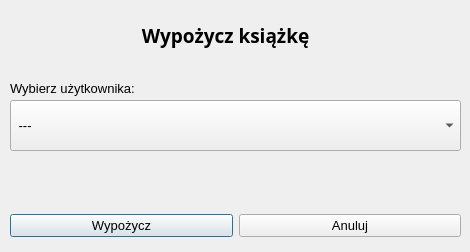
<?xml version="1.0" encoding="UTF-8"?>
<ui version="4.0">
 <class>BorrowForm</class>
 <widget class="QDialog" name="BorrowForm">
  <property name="geometry">
   <rect>
    <x>0</x>
    <y>0</y>
    <width>470</width>
    <height>252</height>
   </rect>
  </property>
  <property name="font">
   <font>
    <pointsize>10</pointsize>
   </font>
  </property>
  <property name="windowTitle">
   <string>Formularz</string>
  </property>
  <widget class="QWidget" name="horizontalLayoutWidget">
   <property name="geometry">
    <rect>
     <x>10</x>
     <y>210</y>
     <width>451</width>
     <height>31</height>
    </rect>
   </property>
   <layout class="QHBoxLayout" name="ButtonLayout">
    <item>
     <widget class="QPushButton" name="BorrowBtn">
      <property name="text">
       <string>Wypożycz</string>
      </property>
     </widget>
    </item>
    <item>
     <widget class="QPushButton" name="CancelBtn">
      <property name="text">
       <string>Anuluj</string>
      </property>
     </widget>
    </item>
   </layout>
  </widget>
  <widget class="QComboBox" name="comboBox">
   <property name="geometry">
    <rect>
     <x>10</x>
     <y>100</y>
     <width>451</width>
     <height>51</height>
    </rect>
   </property>
   <item>
    <property name="text">
     <string> ---</string>
    </property>
   </item>
  </widget>
  <widget class="QLabel" name="label">
   <property name="geometry">
    <rect>
     <x>140</x>
     <y>20</y>
     <width>171</width>
     <height>31</height>
    </rect>
   </property>
   <property name="font">
    <font>
     <family>Calibri Light</family>
     <pointsize>14</pointsize>
     <weight>75</weight>
     <bold>true</bold>
    </font>
   </property>
   <property name="text">
    <string>Wypożycz książkę</string>
   </property>
   <property name="alignment">
    <set>Qt::AlignCenter</set>
   </property>
  </widget>
  <widget class="QLabel" name="label_2">
   <property name="geometry">
    <rect>
     <x>10</x>
     <y>80</y>
     <width>141</width>
     <height>16</height>
    </rect>
   </property>
   <property name="text">
    <string>Wybierz użytkownika:</string>
   </property>
  </widget>
 </widget>
 <resources/>
 <connections/>
</ui>
